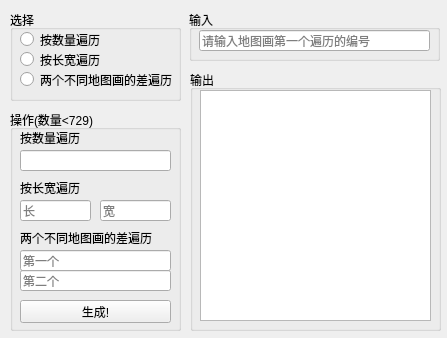
<?xml version="1.0" encoding="UTF-8"?>
<ui version="4.0">
  <class>Form</class>
  <widget class="QWidget" name="Form">
    <property name="geometry">
      <rect>
        <x>0</x>
        <y>0</y>
        <width>447</width>
        <height>338</height>
      </rect>
    </property>
    <property name="windowTitle">
      <string>MCIBEMOD地图遍历辅助工具 V2</string>
    </property>
    <property name="windowIcon">
      <iconset>
        <normaloff>favicon.ico</normaloff>favicon.ico</iconset>
    </property>
    <widget class="QGroupBox" name="groupBox">
      <property name="geometry">
        <rect>
          <x>10</x>
          <y>10</y>
          <width>171</width>
          <height>91</height>
        </rect>
      </property>
      <property name="title">
        <string>选择</string>
      </property>
      <widget class="QRadioButton" name="radioButton">
        <property name="enabled">
          <bool>true</bool>
        </property>
        <property name="geometry">
          <rect>
            <x>10</x>
            <y>20</y>
            <width>95</width>
            <height>19</height>
          </rect>
        </property>
        <property name="text">
          <string>按数量遍历</string>
        </property>
        <property name="checkable">
          <bool>true</bool>
        </property>
        <property name="checked">
          <bool>false</bool>
        </property>
      </widget>
      <widget class="QRadioButton" name="radioButton_2">
        <property name="geometry">
          <rect>
            <x>10</x>
            <y>40</y>
            <width>95</width>
            <height>19</height>
          </rect>
        </property>
        <property name="text">
          <string>按长宽遍历</string>
        </property>
      </widget>
      <widget class="QRadioButton" name="radioButton_3">
        <property name="geometry">
          <rect>
            <x>10</x>
            <y>60</y>
            <width>161</width>
            <height>19</height>
          </rect>
        </property>
        <property name="text">
          <string>两个不同地图画的差遍历</string>
        </property>
      </widget>
    </widget>
    <widget class="QGroupBox" name="groupBox_2">
      <property name="geometry">
        <rect>
          <x>10</x>
          <y>110</y>
          <width>171</width>
          <height>221</height>
        </rect>
      </property>
      <property name="title">
        <string>操作(数量&lt;729)</string>
      </property>
      <widget class="QLabel" name="label">
        <property name="geometry">
          <rect>
            <x>10</x>
            <y>20</y>
            <width>61</width>
            <height>16</height>
          </rect>
        </property>
        <property name="text">
          <string>按数量遍历</string>
        </property>
      </widget>
      <widget class="QLineEdit" name="lineEdit">
        <property name="geometry">
          <rect>
            <x>10</x>
            <y>40</y>
            <width>151</width>
            <height>21</height>
          </rect>
        </property>
      </widget>
      <widget class="QLabel" name="label_2">
        <property name="geometry">
          <rect>
            <x>10</x>
            <y>70</y>
            <width>61</width>
            <height>16</height>
          </rect>
        </property>
        <property name="text">
          <string>按长宽遍历</string>
        </property>
      </widget>
      <widget class="QLineEdit" name="lineEdit_2">
        <property name="geometry">
          <rect>
            <x>10</x>
            <y>90</y>
            <width>71</width>
            <height>21</height>
          </rect>
        </property>
        <property name="accessibleName">
          <string />
        </property>
        <property name="inputMask">
          <string />
        </property>
        <property name="text">
          <string />
        </property>
        <property name="placeholderText">
          <string>长</string>
        </property>
      </widget>
      <widget class="QLineEdit" name="lineEdit_3">
        <property name="geometry">
          <rect>
            <x>90</x>
            <y>90</y>
            <width>71</width>
            <height>21</height>
          </rect>
        </property>
        <property name="placeholderText">
          <string>宽</string>
        </property>
      </widget>
      <widget class="QLabel" name="label_3">
        <property name="geometry">
          <rect>
            <x>10</x>
            <y>120</y>
            <width>141</width>
            <height>16</height>
          </rect>
        </property>
        <property name="text">
          <string>两个不同地图画的差遍历</string>
        </property>
      </widget>
      <widget class="QLineEdit" name="lineEdit_4">
        <property name="geometry">
          <rect>
            <x>10</x>
            <y>140</y>
            <width>151</width>
            <height>21</height>
          </rect>
        </property>
        <property name="placeholderText">
          <string>第一个</string>
        </property>
      </widget>
      <widget class="QLineEdit" name="lineEdit_5">
        <property name="geometry">
          <rect>
            <x>10</x>
            <y>160</y>
            <width>151</width>
            <height>21</height>
          </rect>
        </property>
        <property name="placeholderText">
          <string>第二个</string>
        </property>
      </widget>
      <widget class="QPushButton" name="pushButton">
        <property name="geometry">
          <rect>
            <x>10</x>
            <y>190</y>
            <width>151</width>
            <height>23</height>
          </rect>
        </property>
        <property name="text">
          <string>生成!</string>
        </property>
      </widget>
    </widget>
    <widget class="QGroupBox" name="groupBox_3">
      <property name="geometry">
        <rect>
          <x>190</x>
          <y>70</y>
          <width>251</width>
          <height>261</height>
        </rect>
      </property>
      <property name="title">
        <string>输出</string>
      </property>
      <widget class="QPlainTextEdit" name="plainTextEdit">
        <property name="geometry">
          <rect>
            <x>10</x>
            <y>20</y>
            <width>231</width>
            <height>231</height>
          </rect>
        </property>
      </widget>
    </widget>
    <widget class="QGroupBox" name="groupBox_4">
      <property name="geometry">
        <rect>
          <x>189</x>
          <y>10</y>
          <width>251</width>
          <height>51</height>
        </rect>
      </property>
      <property name="title">
        <string>输入</string>
      </property>
      <widget class="QLineEdit" name="inputEdit">
        <property name="geometry">
          <rect>
            <x>10</x>
            <y>20</y>
            <width>231</width>
            <height>21</height>
          </rect>
        </property>
        <property name="placeholderText">
          <string>请输入地图画第一个遍历的编号</string>
        </property>
      </widget>
    </widget>
  </widget>
  <resources />
  <connections />
</ui>
